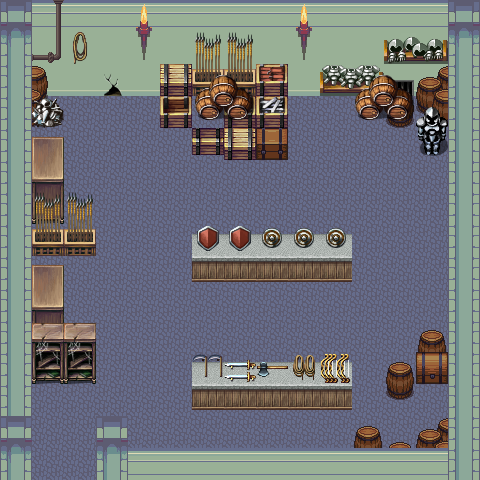

Below is a game level as drawn by its tile map, then a one-line description and the .tmx that defines it (tile-layer data replaced by summaries):
An orthogonal 15x15 tile map with 32x32 px tiles, 8 tile layers (floor, wall accents, barrel and crates, cupboard2 and bench, ...), 7 tilesets and 21 objects (2x chest, player, exit, item).

<map version="1.0" orientation="orthogonal" width="15" height="15" tilewidth="32" tileheight="32">
 <properties>
  <property name="background_color" value="black" />
 </properties>
 <tileset firstgid="1" name="atlas_build" tilewidth="32" tileheight="32">
  <image source="../img/atlas_build.png" width="1024" height="1024" />
 </tileset>
 <tileset firstgid="1025" name="tiff_d" tilewidth="32" tileheight="32">
  <image source="../img/tiff_d.png" width="512" height="512" />
 </tileset>
 <tileset firstgid="1281" name="dark_library_stuff" tilewidth="32" tileheight="32">
  <image source="../img/dark_library_stuff.png" width="324" height="400" />
 </tileset>
 <tileset firstgid="1401" name="atlas_obj_misk" tilewidth="32" tileheight="32">
  <image source="../img/atlas_obj_misk.png" width="1024" height="1024" />
 </tileset>
 <tileset firstgid="2425" name="dungeon1" tilewidth="32" tileheight="32">
  <image source="../img/dungeon1.png" width="512" height="512" />
 </tileset>
 <tileset firstgid="2681" name="tiff_b" tilewidth="32" tileheight="32">
  <image source="../img/tiff_b.png" width="512" height="512" />
 </tileset>
 <tileset firstgid="2937" name="tiff_c" tilewidth="32" tileheight="32">
  <image source="../img/tiff_c.png" width="512" height="512" />
 </tileset>
 <layer name="floor" width="15" height="15">
  <data>[225 cells, 216 non-empty, 7 distinct tile ids]</data>
 </layer>
 <layer name="wall accents" width="15" height="15">
  <data>[225 cells, 14 non-empty, 12 distinct tile ids]</data>
 </layer>
 <layer name="barrel and crates" width="15" height="15">
  <data>[225 cells, 22 non-empty, 14 distinct tile ids]</data>
 </layer>
 <layer name="cupboard2 and bench" width="15" height="15">
  <data>[225 cells, 19 non-empty, 8 distinct tile ids]</data>
 </layer>
 <layer name="cupboard3 bench acces" width="15" height="15">
  <data>[225 cells, 14 non-empty, 10 distinct tile ids]</data>
 </layer>
 <layer name="old shelf" width="15" height="15">
  <data>[225 cells, 3 non-empty, 2 distinct tile ids]</data>
 </layer>
 <objectgroup name="objects" width="15" height="15">
  <object name="player" x="51" y="415" width="32" height="32">
   <properties>
    <property name="compose" value="[{&quot;name&quot;:&quot;shadow&quot;,&quot;class&quot;:&quot;game.Shadow&quot;,&quot;image&quot;:&quot;char_shadow&quot;,&quot;spritewidth&quot;:18,&quot;spriteheight&quot;:9},{&quot;name&quot;:&quot;player&quot;},{&quot;name&quot;:&quot;eyes&quot;,&quot;class&quot;:&quot;game.BlinkingEyes&quot;,&quot;image&quot;:&quot;player_eyes&quot;,&quot;spritewidth&quot;:17,&quot;spriteheight&quot;:6,&quot;offsetx&quot;:6,&quot;offsety&quot;:18}]" />
    <property name="image" value="player" />
    <property name="spriteheight" value="36" />
    <property name="spritewidth" value="31" />
   </properties>
  </object>
  <object name="exit" x="37" y="461" width="58" height="18">
   <properties>
    <property name="dir" value="down" />
    <property name="fade" value="black" />
    <property name="location" value="1536, 160" />
    <property name="to" value="castle_hallway" />
   </properties>
  </object>
  <object name="chest" x="254" y="128" width="32" height="32">
   <properties>
    <property name="contents" value="{&quot;type&quot;:&quot;item&quot;, &quot;data&quot;:{&quot;name&quot;:&quot;secret_stash_armour_room&quot;, &quot;description&quot;:&quot;Armour Room. Design by Tiffany Sadeli.&quot;}}" />
    <property name="image" value="chests" />
    <property name="spriteheight" value="32" />
    <property name="spritewidth" value="32" />
    <property name="which" value="0" />
   </properties>
  </object>
  <object name="item" x="410" y="127" width="35" height="33">
   <properties>
    <property name="image" value="accessories" />
    <property name="item" value="{&quot;name&quot;:&quot;armour&quot;,&quot;icon&quot;:0,&quot;description&quot;:&quot;Magnificently magical metal.&quot;}" />
    <property name="spriteheight" value="32" />
    <property name="spriteindex" value="15" />
    <property name="spritewidth" value="32" />
   </properties>
  </object>
  <object name="chest" x="416" y="364" width="32" height="32">
   <properties>
    <property name="contents" value="{&quot;type&quot;:&quot;item&quot;, &quot;data&quot;:{&quot;name&quot;:&quot;secret_stash_armour_room&quot;, &quot;description&quot;:&quot;Found.....&quot;}}" />
    <property name="image" value="chests" />
    <property name="spriteheight" value="32" />
    <property name="spritewidth" value="32" />
    <property name="which" value="1" />
   </properties>
  </object>
 </objectgroup>
 <layer name="overlays" width="15" height="15">
  <data>[225 cells, 21 non-empty, 6 distinct tile ids]</data>
 </layer>
 <layer name="accessories overlay" width="15" height="15">
  <data>[225 cells, 10 non-empty, 7 distinct tile ids]</data>
 </layer>
 <objectgroup name="collision" width="15" height="15">
  <object x="157" y="96">
   <polyline points="0,0 -107,2 -109,39 -94,40 -92,251 -92,257 -125,258 -124,387" />
  </object>
  <object x="61" y="232">
   <polyline points="0,0 33,-1 33,21 3,21" />
  </object>
  <object x="65" y="347">
   <polyline points="0,0 0,11 31,11 30,34 -33,36" />
  </object>
  <object x="63" y="139">
   <polyline points="0,0 -1,-46" />
  </object>
  <object x="193" y="250">
   <polyline points="0,0 159,0 161,31 -1,33 -1,3" />
  </object>
  <object x="354" y="99">
   <polyline points="0,0 1,21 58,30" />
  </object>
  <object x="64" y="223">
   <polyline points="0,0 29,-1 29,12" />
  </object>
  <object x="64" y="351">
   <polyline points="0,0 30,-1 31,19" />
  </object>
  <object x="158" y="98">
   <polyline points="0,0 0,30 32,31 33,58 96,62" />
  </object>
  <object x="287" y="129">
   <polyline points="0,0 1,-32 67,-30" />
  </object>
  <object x="415" y="130">
   <polyline points="0,0 14,21 33,21" />
  </object>
  <object x="448" y="152">
   <polyline points="0,0 2,179 -24,179 -38,210 -56,211 -60,223 -61,243 -46,248 -34,243 -31,234 -1,234 0,266 0,263" />
  </object>
  <object x="447" y="418">
   <polyline points="0,0 -39,23 -65,22 -69,10 -82,10 -89,16 -91,29" />
  </object>
  <object x="356" y="448">
   <polyline points="0,0 1,13 -258,13 -258,31" />
  </object>
  <object x="193" y="380">
   <polyline points="0,0 157,-1" />
  </object>
  <object x="193" y="384">
   <polyline points="0,0 1,23 145,25 158,15 159,0" />
  </object>
 </objectgroup>
</map>
